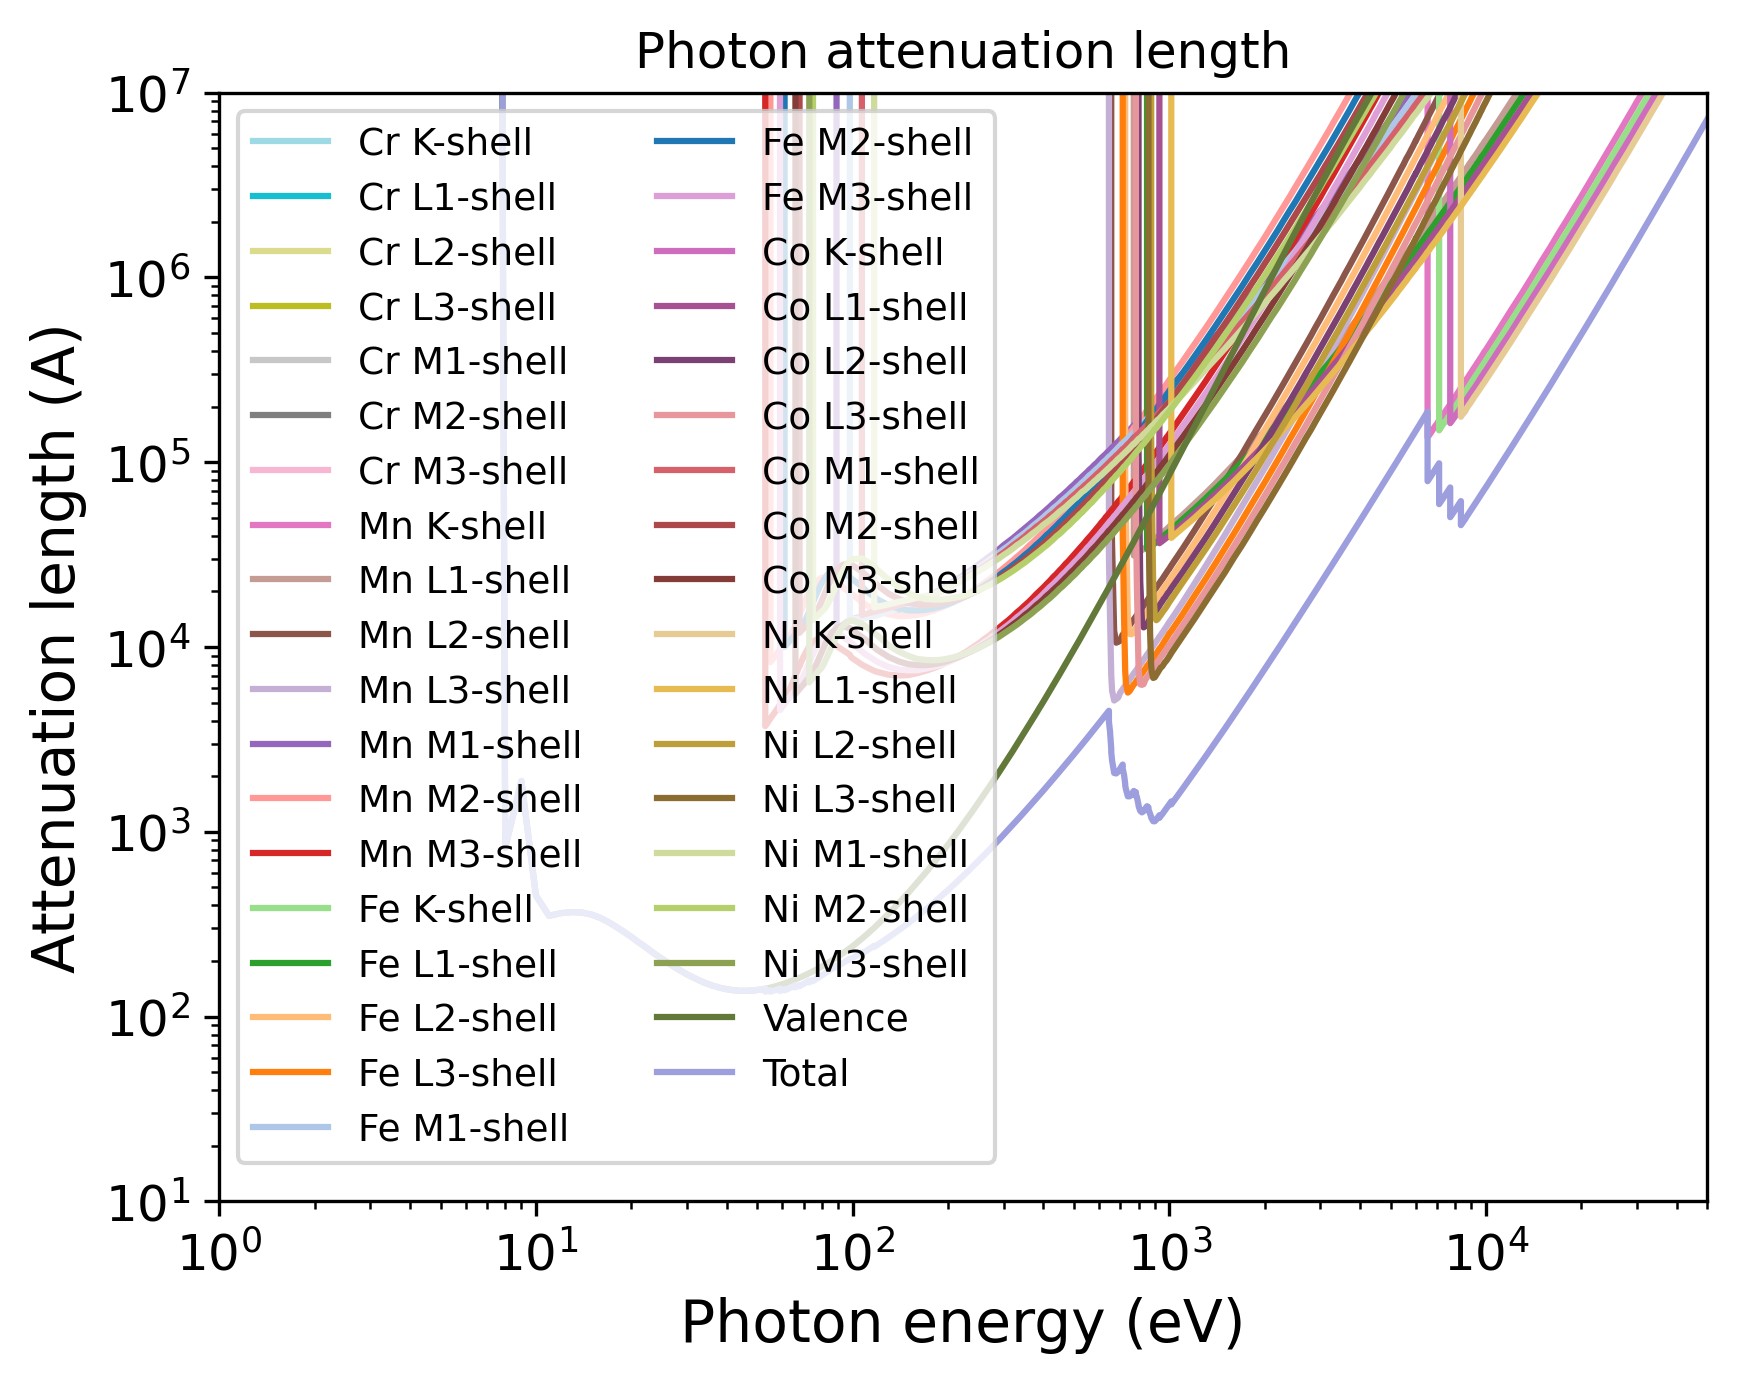

Write the Python code that produced this figure.
import pandas as pd
import numpy as np
import matplotlib.pyplot as plt
import matplotlib.cm as cm
# Set the format:
plt.xlabel("Photon energy (eV)", fontsize=14)
plt.ylabel("Attenuation length (A)", fontsize=14)
plt.xticks(fontsize=12)
plt.yticks(fontsize=12)
plt.grid(False)
# Set the axes:
# Read the output file:
df = pd.read_csv(r"OUTPUT_CrMnFeCoNi_Photon_IMFP.dat", sep=r'\s+', header=None, comment="#", skipinitialspace=True)
plt.xscale("log")
plt.yscale("log")
# Prepare the plot:
columns_to_plot = [ 1, 2, 3, 4, 5, 6, 7, 8, 9, 10, 11, 12, 13, 14, 15, 16, 17, 18, 19, 20, 21, 22, 23, 24, 25, 26, 27, 28, 29, 30, 31, 32, 33, 34, 35, 36, 37]
labels = [ "Cr K-shell", "Cr L1-shell", "Cr L2-shell", "Cr L3-shell", "Cr M1-shell", "Cr M2-shell", "Cr M3-shell", "Mn K-shell", "Mn L1-shell", "Mn L2-shell", "Mn L3-shell", "Mn M1-shell", "Mn M2-shell", "Mn M3-shell", "Fe K-shell", "Fe L1-shell", "Fe L2-shell", "Fe L3-shell", "Fe M1-shell", "Fe M2-shell", "Fe M3-shell", "Co K-shell", "Co L1-shell", "Co L2-shell", "Co L3-shell", "Co M1-shell", "Co M2-shell", "Co M3-shell", "Ni K-shell", "Ni L1-shell", "Ni L2-shell", "Ni L3-shell", "Ni M1-shell", "Ni M2-shell", "Ni M3-shell", "Valence", "Total"]
# Create N distinct colors from a colormap
N = len(columns_to_plot)
colors = np.vstack([plt.cm.tab20(np.linspace(1, 0, 20)), plt.cm.tab20b(np.linspace(1, 0, 20))])
# Set line styles:
linestyles = [ "-", "-", "-", "-", "-", "-", "-", "-", "-", "-", "-", "-", "-", "-", "-", "-", "-", "-", "-", "-", "-", "-", "-", "-", "-", "-", "-", "-", "-", "-", "-", "-", "-", "-", "-", "-", "-"]
for i, col in enumerate(columns_to_plot):
    color = colors[i % len(colors)]
    ls    = linestyles[i % len(linestyles)]
    label = labels[i % len(labels)]
    plt.plot(df.iloc[:, 0], df.iloc[:, col],
    color=color,
    label=label,
    linestyle=ls)
plt.xlim(1.00000000,50000.00000000)
plt.ylim(10.00000000,10000000.00000000)
plt.title("Photon attenuation length")
plt.legend(loc="best", fontsize=9, ncol=2)
# Save the plot in this format:
plt.savefig("OUTPUT_MFP_photon.png", dpi=300, bbox_inches="tight")
